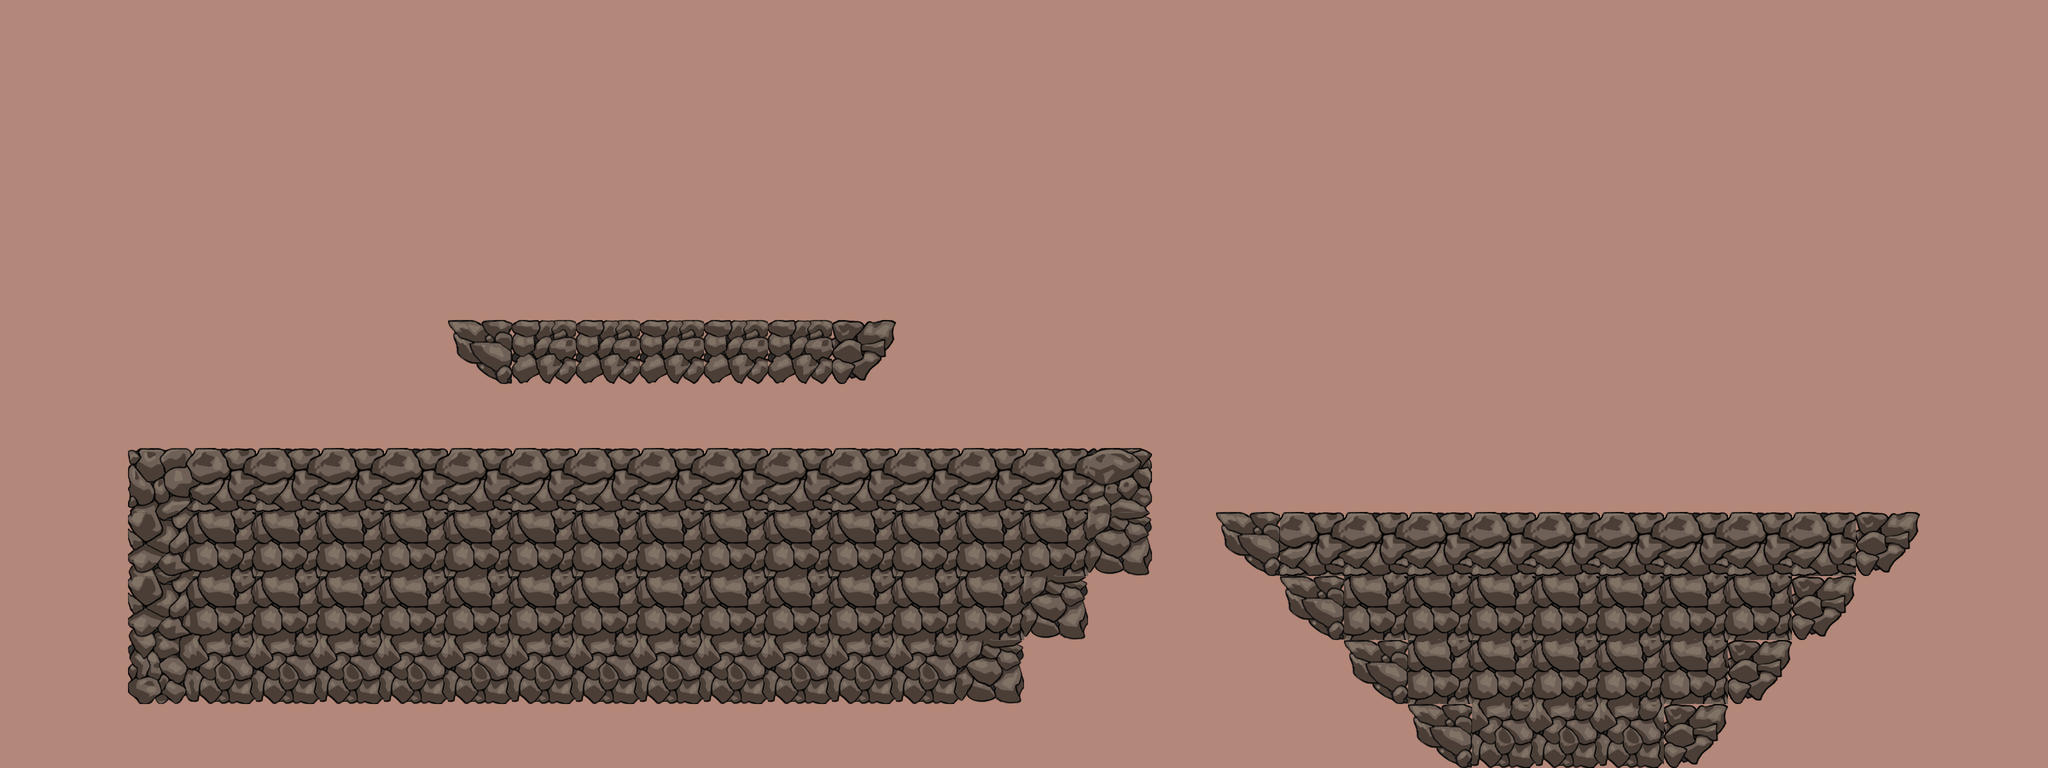

Rendered tile map (Tiled .tmx) drawn with the repository's tilesets; below, a short description and the map source with its tile grids summarised:
An orthogonal 32x12 tile map with 128x128 px tiles, 1 tile layer (background) and 4 objects (Block2, Block3, spawn, finish).

<map version="1.0" orientation="orthogonal" width="32" height="12" tilewidth="128" tileheight="128" backgroundcolor="#b38779">
 <tileset firstgid="1" source="../tilesets/stone.tsx" />
 <layer name="background" width="32" height="12">
  <data>[384 cells, 100 non-empty, 11 distinct tile ids]</data>
 </layer>
 <objectgroup name="physics" width="32" height="12">
  <object name="Block2" x="2432" y="1024">
   <polygon points="0,0 512,512 896,512 1408,0" />
  </object>
  <object name="Block3" x="896" y="640">
   <polygon points="0,0 128,128 768,128 896,0" />
  </object>
  <object name="spawn" x="287" y="675" width="53" height="155" />
  <object name="finish" x="3579" y="509" width="321" height="715" />
 </objectgroup>
</map>